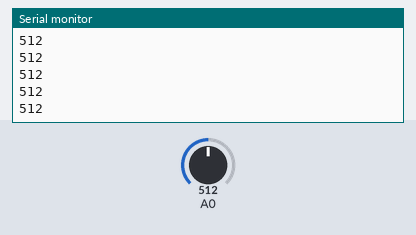
Bench run of a sketch on a simulated Arduino Uno, built with avr-gcc and run on an emulated ATmega328P. On the bench: the last lines printed to the serial monitor. The inputs (shaded band) are chosen by the test bench; at power-on: A0 = 512.

Above: at 1.2 s.
1.3 s: A0 set to 716
At 2.0 s:
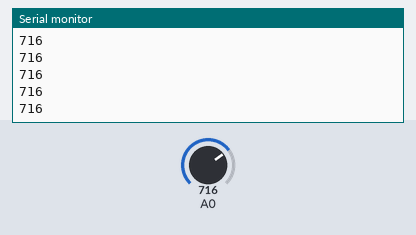
2.8 s: A0 set to 900
At 3.3 s:
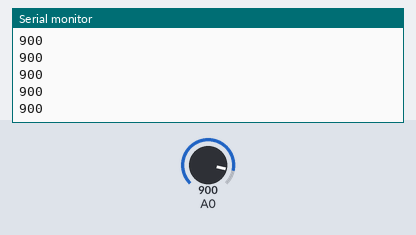
Timing chart, 0 to 5.8 s (numbered marks = the images above; inputs shaded):
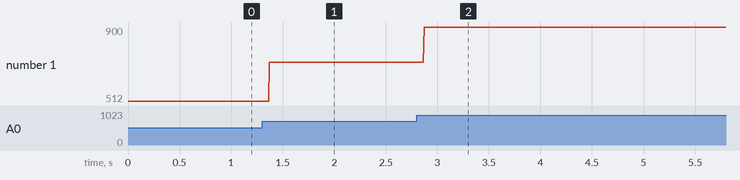

Measured:
- after the input at 1.3 s, the serial monitor: prints a new line after 0.07 s (image 1)
- after the input at 2.8 s, the serial monitor: prints a new line after 0.07 s (image 2)
- plotted number 1: 512 → 716 after the input at 1.3 s, 716 → 900 after the input at 2.8 s

The sketch:

zhu.ino
```cpp
int n=0;

void setup() {
  // put your setup code here, to run once:
  pinMode(A0,INPUT);
  Serial.begin(9600);
}

void loop() {
  // put your main code here, to run repeatedly:
  n=analogRead(A0);
  Serial.println(n);
}
```
